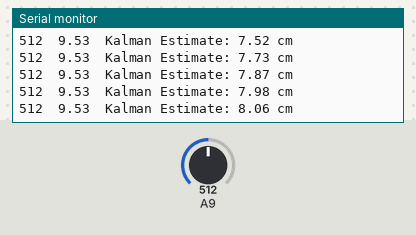
A sketch run on a simulated Arduino Mega 2560, built with avr-gcc and run on an emulated ATmega2560. On the bench: the last lines printed to the serial monitor. The inputs (shaded band) are chosen by the test bench; at power-on: A9 = 512.

Above: at 1.2 s.
1.3 s: A9 set to 0
At 1.34 s:
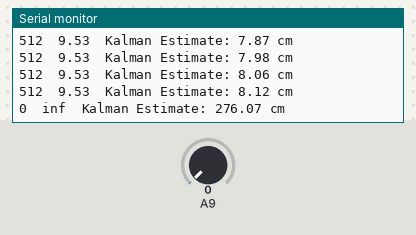
2.9 s: A9 set to 122
At 2.98 s:
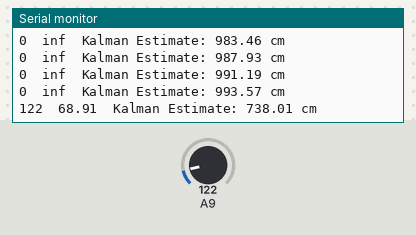
Timing chart, 0 to 5.9 s (numbered marks = the images above; inputs shaded):
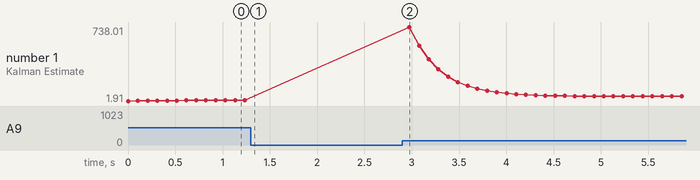

Measured:
- after the input at 1.3 s, the serial monitor: prints a new line at once (image 1)
- after the input at 2.9 s, the serial monitor: prints a new line after 0.07 s (image 2)
- plotted number 1: 8.12 → 47.59 after the input at 2.9 s

The sketch:

TestFilter.ino
```cpp
#include "SensorFilter.h"

// Define Kalman filter instance (Q, R, initial estimate, initial error covariance)
SensorFilter kf(0.5, 5, 0, 1, 16705, -1.22, A9);
SensorFilter test(0.5, 5, 0, 1, 1, 1, A9);

void setup() {
    Serial.begin(115200);
}

void loop() {

    int rawValue = analogRead(A9);
    int filteredADC = test.read();
    float distance = 51926 * pow(rawValue, -1.379);
    // Apply Kalman filter
    float filteredDistance = kf.read();

    // Print results
    Serial.print(rawValue);
        // Print results
    Serial.print("\t");
    Serial.print (distance);
    Serial.print("\tKalman Estimate: ");
    Serial.print(filteredDistance);
    Serial.println(" cm");

    delay(100); // Adjust based on required update frequency
}
```

GyroCodes.ino
```cpp
// int sensorPin = A1;             //define the pin that gyro is connected
// int T = 100;                    // T is the time of one loop, 0.1 sec
// int sensorValue = 0;            // read out value of sensor
// float gyroSupplyVoltage = 5;    // supply voltage for gyro
// 34 float gyroZeroVoltage = 0;   // the value of voltage when gyro is zero
// float gyroSensitivity = 0.007;  // gyro sensitivity unit is (mv/degree/second) get from datasheet
// float rotationThreshold = 1.5;  // because of gyro drifting, defining rotation angular velocity less
// // than this value will be ignored
// float gyroRate = 0;      // read out value of sensor in voltage
// float currentAngle = 0;  // current angle calculated by angular velocity integral on
// byte serialRead = 0;     // for serial print control

// void setup() {
//   // put your setup code here, to run once:
//   Serial.begin(9600);
//   // this section is initialize the sensor, find the value of voltage when gyro is zero
//   int i;
//   float sum = 0;
//   pinMode(sensorPin, INPUT);
//   Serial.println("please keep the sensor still for calibration");
//   Serial.println("get the gyro zero voltage");
//   for (i = 0; i < 100; i++)  // read 100 values of voltage when gyro is at still, to calculate the zero-drift.
//   {
//     sensorValue = analogRead(sensorPin);
//     sum += sensorValue;
//     delay(5);
//   }
//   gyroZeroVoltage = sum / 100;  // average the sum as the zero drifting
// }

// void loop() {
//   // put your main code here, to run repeatedly:
//   if (Serial.available())  // Check for input from terminal
//   {
//     35 serialRead = Serial.read();  // Read input
//     if (serialRead == 49)           // Check for flag to execute, 49 is ascii for 1
//     {
//       Serial.end();  // end the serial communication to display the sensor data on monitor
//     }
//   }

//   // convert the 0-1023 signal to 0-5v
//   gyroRate = (analogRead(sensorPin) * gyroSupplyVoltage) / 1023;
//   // find the voltage offset the value of voltage when gyro is zero (still)
//   gyroRate -= (gyroZeroVoltage / 1023 * gyroSupplyVoltage);
//   // read out voltage divided the gyro sensitivity to calculate the angular velocity
//   float angularVelocity = gyroRate / gyroSensitivity;  // from Data Sheet, gyroSensitivity is 0.007 V/dps
//   // if the angular velocity is less than the threshold, ignore it
//   if (angularVelocity >= rotationThreshold || angularVelocity <= -rotationThreshold) {
//     // we are running a loop in T (of T/1000 second).
//     float angleChange = angularVelocity / (1000 / T);
//     currentAngle += angleChange;
//   }

//   // keep the angle between 0-360
//   if (currentAngle < 0) {
//     currentAngle += 360;
//   } else if (currentAngle > 359) {
//     currentAngle -= 360;
//   }
//   Serial.print(angularVelocity);
//   Serial.print(" ");
//   36 Serial.println(currentAngle);
//   // control the time per loop
//   delay(T);
// }
```

SensorCodes.ino.ino
```cpp
// int irsensor = A0;     //sensor is attached on pinA0
// byte serialRead = 0;   //for control serial communication
// 30 int signalADC = 0;  // the read out signal in 0-1023 corresponding to 0-5v
// void setup() {
//   // put your setup code here, to run once:
//   Serial.begin(9600);  // start serial communication
// }

// void loop() {
//   // put your main code here, to run repeatedly:
//   if (Serial.available())  // Check for input from terminal
//   {
//     serialRead = Serial.read();  // Read input
//     if (serialRead == 49)        // Check for flag to execute, 49 is ascii for 1, stop serial printing
//     {
//       Serial.end();  // end the serial communication to get the sensor data
//     }
//   }
//   signalADC = analogRead(irsensor);                // the read out is a signal from 0-1023 corresponding to 0-5v
//   int distance1 = 17948 * pow(signalADC, -1.22);   // calculate the distance using the datasheet graph
//   int distancec = 46161 * pow(signalADC, -1.302);  // calculate the distance using the calibrated graph
//   Serial.print("distance datasheet graph ");       //print out the results on serial monitor
//   Serial.print(distance1);
//   Serial.println("cm");
//   Serial.print(" ");
//   Serial.print("distance calibration graph ");
//   Serial.print(distancec);
//   Serial.println("cm");
// }
```

SensorFilter.h
```cpp
#ifndef SENSOR_FILTER_H
#define SENSOR_FILTER_H

 //ensure you #include "SensorFilter.h"
 //to include in main - define e.g. SensorFilter filter(0.01, 5, 0, 1);
 // // Apply Kalman filter - float filteredDistance = fliter.update(distance);


 class SensorFilter {
   private:
     float dist_est; // Estimated state
     float error_est; // Estimated error covariance
     float Q;     // Process noise covariance
     float R;     // Measurement noise covariance
     float coefficent;
     float exponent;
     int pin_num;

   public:
     SensorFilter(float processNoise, float measurementNoise, float initialEstimate, float initialError, float co, float exp, int pin) {
         Q = processNoise;
         R = measurementNoise;
         dist_est = initialEstimate;
         error_est = initialError;
         coefficent = co;
         exponent = exp;
         pin_num = pin;
     }

     float update(float raw_distance) {
         // Find predicted variables
         float dist_pred = dist_est;
         float error_pred = error_est + Q;

         // Update distance
         float K = error_pred / (error_pred + R);
         dist_est = dist_pred + K * (raw_distance - dist_pred);
         error_est = (1 - K) * error_pred;

         return dist_est;
     }

     float read(){
       int rawValue = analogRead(pin_num);

       float distance = coefficent * pow(rawValue, exponent);

       if (distance < 4) distance = 4;
       if (distance > 1000) distance = 1000;

       // Apply Kalman filter
       float filteredDistance = update(distance);
       return filteredDistance;
     }


 };

 #endif
```

WirelessModule.ino
```cpp
// // Author: Marshall Lim

// #include <SoftwareSerial.h>

// #define INTERNAL_LED 13

// // Serial Data input pin
// #define BLUETOOTH_RX 10
// // Serial Data output pin
// #define BLUETOOTH_TX 11

// #define STARTUP_DELAY 10  // Seconds
// #define LOOP_DELAY 10     // miliseconds
// #define SAMPLE_DELAY 10   // miliseconds

// // USB Serial Port
// #define OUTPUTMONITOR 0
// #define OUTPUTPLOTTER 0

// // Bluetooth Serial Port
// #define OUTPUTBLUETOOTHMONITOR 1

// volatile int32_t Counter = 1;

// SoftwareSerial BluetoothSerial(BLUETOOTH_RX, BLUETOOTH_TX);

// void delaySeconds(int TimedDelaySeconds) {
//   for (int i = 0; i < TimedDelaySeconds; i++) {
//     delay(1000);
//   }
// }

// void flashLED(int LedNumber, int TimedDelay) {
//   digitalWrite(LedNumber, HIGH);
//   delaySeconds(TimedDelay);
//   digitalWrite(LedNumber, LOW);
//   delaySeconds(TimedDelay);
// }

// void serialOutputMonitor(int32_t Value1, int32_t Value2, int32_t Value3) {
//   String Delimiter = ", ";
//   Serial.print(Value1, DEC);
//   Serial.print(Delimiter);
//   Serial.print(Value2, DEC);
//   Serial.print(Delimiter);
//   Serial.println(Value3, DEC);
// }

// void serialOutputPlotter(int32_t Value1, int32_t Value2, int32_t Value3) {
//   String Delimiter = ", ";
//   Serial.print(Value1, DEC);
//   Serial.print(Delimiter);
//   Serial.print(Value2, DEC);
//   Serial.print(Delimiter);
//   Serial.println(Value3, DEC);
// }

// void bluetoothSerialOutputMonitor(int32_t Value1, int32_t Value2, int32_t Value3) {
//   String Delimiter = ", ";
//   BluetoothSerial.print(Value1, DEC);
//   BluetoothSerial.print(Delimiter);
//   BluetoothSerial.print(Value2, DEC);
//   BluetoothSerial.print(Delimiter);
//   BluetoothSerial.println(Value3, DEC);
// }

// void serialOutput(int32_t Value1, int32_t Value2, int32_t Value3) {
//   if (OUTPUTMONITOR) {
//     serialOutputMonitor(Value1, Value2, Value3);
//   }
//   if (OUTPUTPLOTTER) {
//     serialOutputPlotter(Value1, Value2, Value3);
//   }
//   if (OUTPUTBLUETOOTHMONITOR) {
//     bluetoothSerialOutputMonitor(Value1, Value2, Value3);
//     ;
//   }
// }

// void setup() {
//   pinMode(INTERNAL_LED, OUTPUT);
//   Serial.begin(115200);
//   BluetoothSerial.begin(115200);
//   Serial.print("Ready, waiting for ");
//   Serial.print(STARTUP_DELAY, DEC);
//   Serial.println(" seconds");
//   delaySeconds(STARTUP_DELAY);
// }

// void loop() {
//   // flashLED(INTERNAL_LED, 1);
//   // delaySeconds(1);
//   delay(LOOP_DELAY);
//   delay(SAMPLE_DELAY);
//   serialOutput(Counter, 99, 999);
//   Counter = Counter + 1;
// }
```
